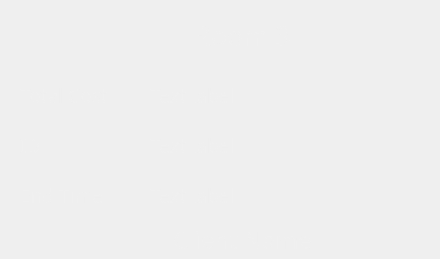
            <widget class="QFrame" name="room1_3">
             <property name="autoFillBackground">
              <bool>false</bool>
             </property>
             <property name="styleSheet">
              <string notr="true">QFrame {
    background-color: qlineargradient(spread:pad, x1:0, y1:0.3, x2:0, y2:0.7, 
                                      stop:0 rgba(107, 47, 61, 255), 
                                      stop:1 rgba(155, 72, 94, 255));
    color: rgba(240, 240, 240, 230);
    border-radius: 50px;
}

QFrame:hover {
    background-color: qlineargradient(spread:pad, x1:0, y1:0.3, x2:0, y2:0.7, 
                                      stop:0 rgba(132, 58, 78, 255), 
                                      stop:1 rgba(190, 80, 100, 255));
}
</string>
             </property>
             <property name="frameShape">
              <enum>QFrame::Shape::StyledPanel</enum>
             </property>
             <property name="frameShadow">
              <enum>QFrame::Shadow::Raised</enum>
             </property>
             <widget class="QLabel" name="label_7">
              <property name="geometry">
               <rect>
                <x>187</x>
                <y>20</y>
                <width>111</width>
                <height>31</height>
               </rect>
              </property>
              <property name="font">
               <font>
                <family>Bauhaus 93</family>
                <pointsize>20</pointsize>
               </font>
              </property>
              <property name="autoFillBackground">
               <bool>false</bool>
              </property>
              <property name="styleSheet">
               <string notr="true">background-color: none;</string>
              </property>
              <property name="text">
               <string>Room 3</string>
              </property>
              <property name="alignment">
               <set>Qt::AlignmentFlag::AlignCenter</set>
              </property>
             </widget>
             <widget class="QPushButton" name="btnadd_3">
              <property name="geometry">
               <rect>
                <x>190</x>
                <y>100</y>
                <width>101</width>
                <height>101</height>
               </rect>
              </property>
              <property name="styleSheet">
               <string notr="true">border-radius: 50px;
</string>
              </property>
              <property name="text">
               <string/>
              </property>
              <property name="icon">
               <iconset theme="QIcon::ThemeIcon::ListAdd"/>
              </property>
              <property name="iconSize">
               <size>
                <width>30</width>
                <height>30</height>
               </size>
              </property>
             </widget>
             <widget class="QLabel" name="client3">
              <property name="geometry">
               <rect>
                <x>142</x>
                <y>230</y>
                <width>201</width>
                <height>20</height>
               </rect>
              </property>
              <property name="font">
               <font>
                <family>Bauhaus 93</family>
                <pointsize>18</pointsize>
               </font>
              </property>
              <property name="styleSheet">
               <string notr="true">background-color: none;</string>
              </property>
              <property name="text">
               <string>Client Name</string>
              </property>
              <property name="alignment">
               <set>Qt::AlignmentFlag::AlignCenter</set>
              </property>
             </widget>
             <widget class="QLabel" name="totalcost_3">
              <property name="geometry">
               <rect>
                <x>20</x>
                <y>70</y>
                <width>121</width>
                <height>51</height>
               </rect>
              </property>
              <property name="font">
               <font>
                <family>Bauhaus 93</family>
                <pointsize>14</pointsize>
               </font>
              </property>
              <property name="styleSheet">
               <string notr="true">background-color:none;</string>
              </property>
              <property name="text">
               <string>Total Cost</string>
              </property>
             </widget>
             <widget class="QLabel" name="ID_3">
              <property name="geometry">
               <rect>
                <x>20</x>
                <y>120</y>
                <width>121</width>
                <height>51</height>
               </rect>
              </property>
              <property name="font">
               <font>
                <family>Bauhaus 93</family>
                <pointsize>14</pointsize>
               </font>
              </property>
              <property name="styleSheet">
               <string notr="true">background-color:none;</string>
              </property>
              <property name="text">
               <string>ID</string>
              </property>
             </widget>
             <widget class="QLabel" name="DurationL_3">
              <property name="geometry">
               <rect>
                <x>20</x>
                <y>170</y>
                <width>121</width>
                <height>51</height>
               </rect>
              </property>
              <property name="font">
               <font>
                <family>Bauhaus 93</family>
                <pointsize>14</pointsize>
               </font>
              </property>
              <property name="styleSheet">
               <string notr="true">background-color:none;</string>
              </property>
              <property name="text">
               <string>End Time</string>
              </property>
             </widget>
             <widget class="QLabel" name="get_total_3">
              <property name="geometry">
               <rect>
                <x>150</x>
                <y>80</y>
                <width>121</width>
                <height>31</height>
               </rect>
              </property>
              <property name="font">
               <font>
                <family>Bauhaus 93</family>
                <pointsize>14</pointsize>
               </font>
              </property>
              <property name="styleSheet">
               <string notr="true">background-color:none;</string>
              </property>
              <property name="text">
               <string>TextLabel</string>
              </property>
             </widget>
             <widget class="QLabel" name="get_id_3">
              <property name="geometry">
               <rect>
                <x>150</x>
                <y>130</y>
                <width>121</width>
                <height>31</height>
               </rect>
              </property>
              <property name="font">
               <font>
                <family>Bauhaus 93</family>
                <pointsize>14</pointsize>
               </font>
              </property>
              <property name="styleSheet">
               <string notr="true">background-color:none;</string>
              </property>
              <property name="text">
               <string>TextLabel</string>
              </property>
             </widget>
             <widget class="QLabel" name="get_dur_3">
              <property name="geometry">
               <rect>
                <x>150</x>
                <y>180</y>
                <width>121</width>
                <height>31</height>
               </rect>
              </property>
              <property name="font">
               <font>
                <family>Bauhaus 93</family>
                <pointsize>14</pointsize>
               </font>
              </property>
              <property name="styleSheet">
               <string notr="true">background-color:none;</string>
              </property>
              <property name="text">
               <string>TextLabel</string>
              </property>
             </widget>
             <widget class="QPushButton" name="btnedit_3">
              <property name="geometry">
               <rect>
                <x>330</x>
                <y>100</y>
                <width>101</width>
                <height>101</height>
               </rect>
              </property>
              <property name="styleSheet">
               <string notr="true">border-radius: 50px;
</string>
              </property>
              <property name="text">
               <string/>
              </property>
              <property name="icon">
               <iconset theme="QIcon::ThemeIcon::MailMessageNew"/>
              </property>
              <property name="iconSize">
               <size>
                <width>30</width>
                <height>30</height>
               </size>
              </property>
             </widget>
            </widget>
